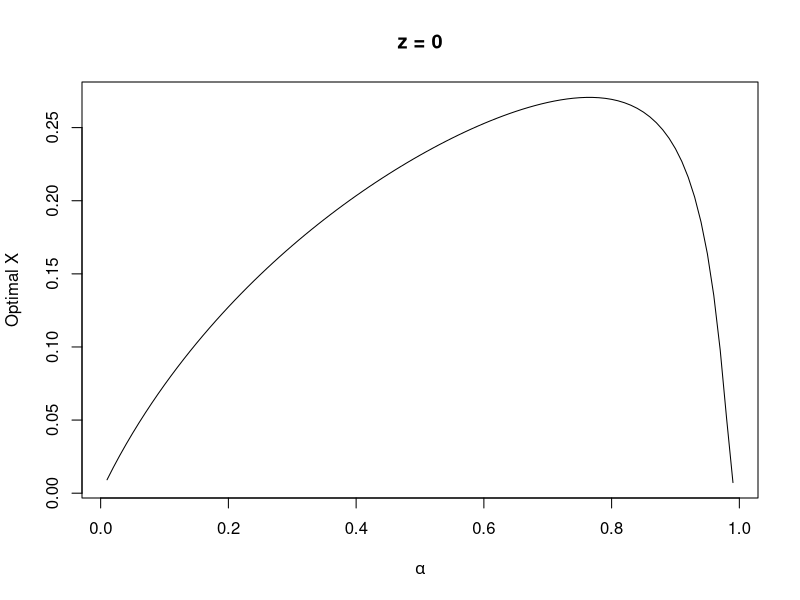
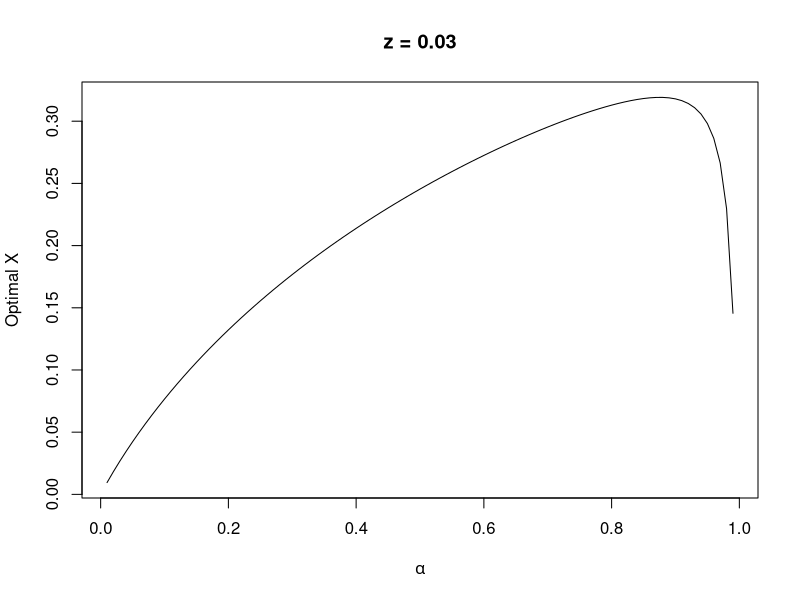
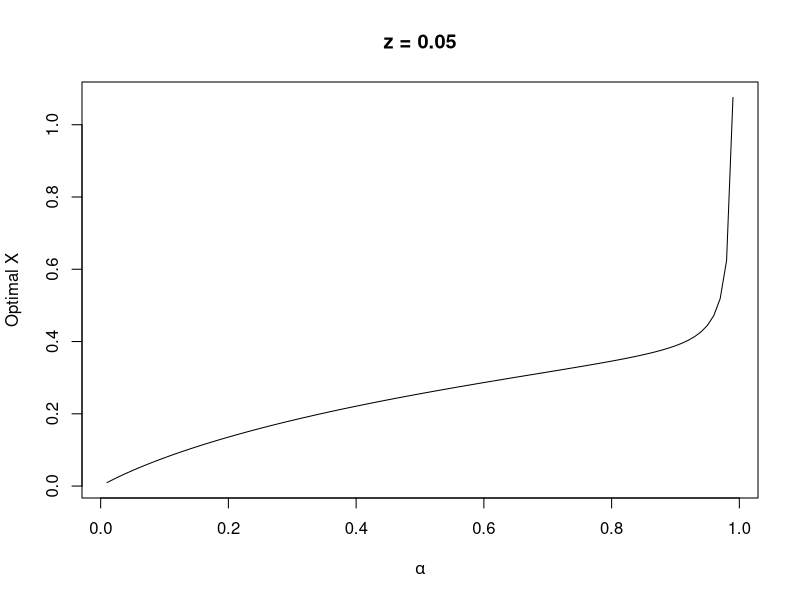
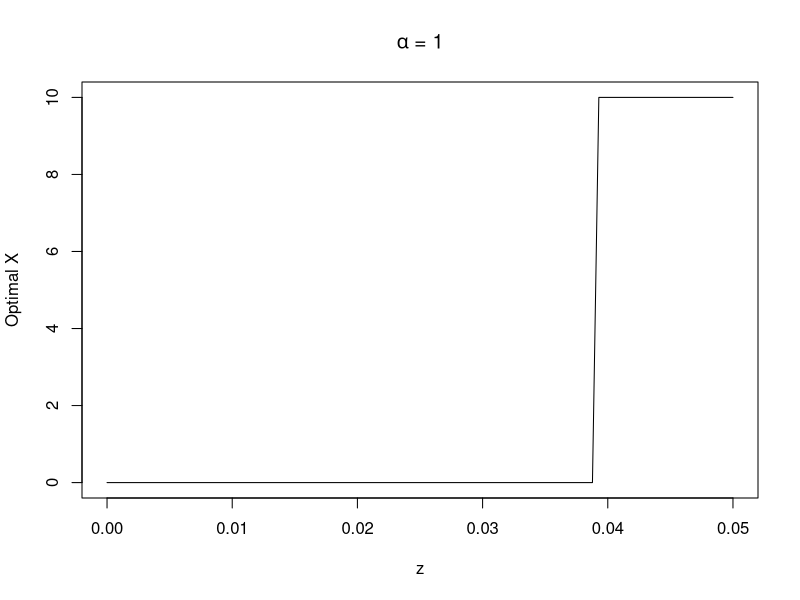

Recreate these plots in R, in order.
rm(list = ls())
#We assume A = 0 WLOG

#####2.2#####

r = 0.04
z = 0

alpha = seq(0.01, 0.99, 0.01)
x = ((1+r)/(alpha*exp(z)))^(1/(alpha - 1))

plot(x = alpha, y = x, type = 'l', 
     xlab = expression(alpha), ylab = 'Optimal X',  main = "z = 0")


#####2.3#####

r = 0.04
z = 0.03

alpha = seq(0.01, 0.99, 0.01)
x = ((1+r)/(alpha*exp(z)))^(1/(alpha - 1))

plot(x = alpha, y = x, type = 'l', 
     xlab = expression(alpha), ylab = 'Optimal X', main = "z = 0.03")


z = 0.05

x = ((1+r)/(alpha*exp(z)))^(1/(alpha - 1))

plot(x = alpha, y = x, type = 'l', 
     xlab = expression(alpha), ylab = 'Optimal X', main = "z = 0.05")


#####2.5#####

r = 0.04

z = seq(0, 0.05, 0.05/98)

ddx = -1 + exp(z)/(1+r)

x = ifelse(ddx > 0, 10, 0)


plot(x = z, y = x, type = 'l', 
     xlab = "z", ylab = 'Optimal X', main = substitute(paste(a, " = 1"), list(a = bquote(alpha))))

